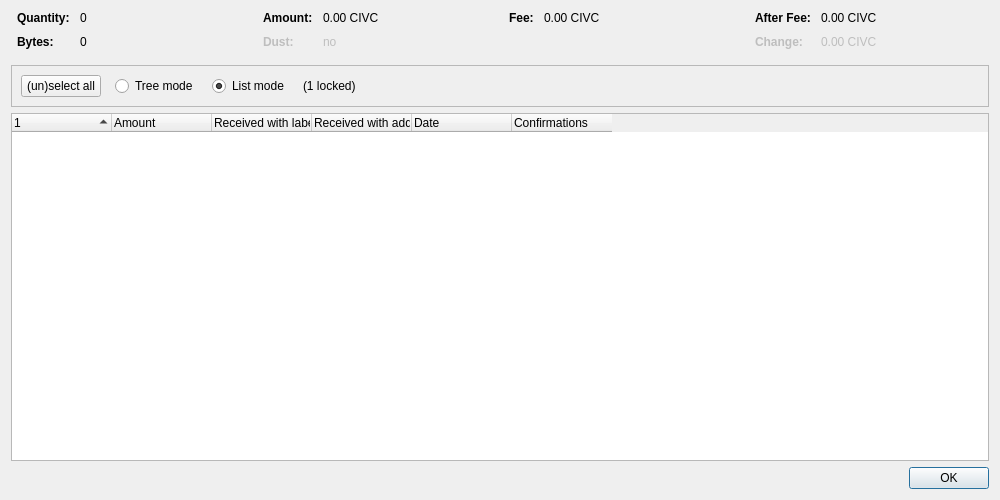
<?xml version="1.0" encoding="UTF-8"?>
<ui version="4.0">
 <class>CoinControlDialog</class>
 <widget class="QDialog" name="CoinControlDialog">
  <property name="geometry">
   <rect>
    <x>0</x>
    <y>0</y>
    <width>1000</width>
    <height>500</height>
   </rect>
  </property>
  <property name="windowTitle">
   <string>Coin Selection</string>
  </property>
  <layout class="QVBoxLayout" name="verticalLayout">
   <item>
    <layout class="QHBoxLayout" name="horizontalLayoutTop" stretch="0,0,0,0">
     <property name="topMargin">
      <number>0</number>
     </property>
     <property name="bottomMargin">
      <number>10</number>
     </property>
     <item>
      <layout class="QFormLayout" name="formLayoutCoinControl1">
       <property name="horizontalSpacing">
        <number>10</number>
       </property>
       <property name="verticalSpacing">
        <number>10</number>
       </property>
       <property name="leftMargin">
        <number>6</number>
       </property>
       <property name="rightMargin">
        <number>6</number>
       </property>
       <item row="0" column="0">
        <widget class="QLabel" name="labelCoinControlQuantityText">
         <property name="font">
          <font>
           <weight>75</weight>
           <bold>true</bold>
          </font>
         </property>
         <property name="text">
          <string>Quantity:</string>
         </property>
        </widget>
       </item>
       <item row="0" column="1">
        <widget class="QLabel" name="labelCoinControlQuantity">
         <property name="cursor">
          <cursorShape>IBeamCursor</cursorShape>
         </property>
         <property name="contextMenuPolicy">
          <enum>Qt::ActionsContextMenu</enum>
         </property>
         <property name="text">
          <string notr="true">0</string>
         </property>
         <property name="textInteractionFlags">
          <set>Qt::LinksAccessibleByMouse|Qt::TextSelectableByKeyboard|Qt::TextSelectableByMouse</set>
         </property>
        </widget>
       </item>
       <item row="1" column="0">
        <widget class="QLabel" name="labelCoinControlBytesText">
         <property name="font">
          <font>
           <weight>75</weight>
           <bold>true</bold>
          </font>
         </property>
         <property name="text">
          <string>Bytes:</string>
         </property>
        </widget>
       </item>
       <item row="1" column="1">
        <widget class="QLabel" name="labelCoinControlBytes">
         <property name="cursor">
          <cursorShape>IBeamCursor</cursorShape>
         </property>
         <property name="contextMenuPolicy">
          <enum>Qt::ActionsContextMenu</enum>
         </property>
         <property name="text">
          <string notr="true">0</string>
         </property>
         <property name="textInteractionFlags">
          <set>Qt::LinksAccessibleByMouse|Qt::TextSelectableByKeyboard|Qt::TextSelectableByMouse</set>
         </property>
        </widget>
       </item>
      </layout>
     </item>
     <item>
      <layout class="QFormLayout" name="formLayoutCoinControl2">
       <property name="horizontalSpacing">
        <number>10</number>
       </property>
       <property name="verticalSpacing">
        <number>10</number>
       </property>
       <property name="leftMargin">
        <number>6</number>
       </property>
       <property name="rightMargin">
        <number>6</number>
       </property>
       <item row="0" column="0">
        <widget class="QLabel" name="labelCoinControlAmountText">
         <property name="font">
          <font>
           <weight>75</weight>
           <bold>true</bold>
          </font>
         </property>
         <property name="text">
          <string>Amount:</string>
         </property>
        </widget>
       </item>
       <item row="0" column="1">
        <widget class="QLabel" name="labelCoinControlAmount">
         <property name="cursor">
          <cursorShape>IBeamCursor</cursorShape>
         </property>
         <property name="contextMenuPolicy">
          <enum>Qt::ActionsContextMenu</enum>
         </property>
         <property name="text">
          <string notr="true">0.00 CIVC</string>
         </property>
         <property name="textInteractionFlags">
          <set>Qt::LinksAccessibleByMouse|Qt::TextSelectableByKeyboard|Qt::TextSelectableByMouse</set>
         </property>
        </widget>
       </item>
       <item row="1" column="0">
        <widget class="QLabel" name="labelCoinControlLowOutputText">
         <property name="enabled">
          <bool>false</bool>
         </property>
         <property name="font">
          <font>
           <weight>75</weight>
           <bold>true</bold>
          </font>
         </property>
         <property name="text">
          <string>Dust:</string>
         </property>
        </widget>
       </item>
       <item row="1" column="1">
        <widget class="QLabel" name="labelCoinControlLowOutput">
         <property name="enabled">
          <bool>false</bool>
         </property>
         <property name="cursor">
          <cursorShape>IBeamCursor</cursorShape>
         </property>
         <property name="contextMenuPolicy">
          <enum>Qt::ActionsContextMenu</enum>
         </property>
         <property name="text">
          <string notr="true">no</string>
         </property>
         <property name="textInteractionFlags">
          <set>Qt::LinksAccessibleByMouse|Qt::TextSelectableByKeyboard|Qt::TextSelectableByMouse</set>
         </property>
        </widget>
       </item>
      </layout>
     </item>
     <item>
      <layout class="QFormLayout" name="formLayoutCoinControl3">
       <property name="horizontalSpacing">
        <number>10</number>
       </property>
       <property name="verticalSpacing">
        <number>10</number>
       </property>
       <property name="leftMargin">
        <number>6</number>
       </property>
       <property name="rightMargin">
        <number>6</number>
       </property>
       <item row="0" column="0">
        <widget class="QLabel" name="labelCoinControlFeeText">
         <property name="font">
          <font>
           <weight>75</weight>
           <bold>true</bold>
          </font>
         </property>
         <property name="text">
          <string>Fee:</string>
         </property>
        </widget>
       </item>
       <item row="0" column="1">
        <widget class="QLabel" name="labelCoinControlFee">
         <property name="cursor">
          <cursorShape>IBeamCursor</cursorShape>
         </property>
         <property name="contextMenuPolicy">
          <enum>Qt::ActionsContextMenu</enum>
         </property>
         <property name="text">
          <string notr="true">0.00 CIVC</string>
         </property>
         <property name="textInteractionFlags">
          <set>Qt::LinksAccessibleByMouse|Qt::TextSelectableByKeyboard|Qt::TextSelectableByMouse</set>
         </property>
        </widget>
       </item>
      </layout>
     </item>
     <item>
      <layout class="QFormLayout" name="formLayoutCoinControl4">
       <property name="horizontalSpacing">
        <number>10</number>
       </property>
       <property name="verticalSpacing">
        <number>10</number>
       </property>
       <property name="leftMargin">
        <number>6</number>
       </property>
       <property name="rightMargin">
        <number>6</number>
       </property>
       <item row="0" column="0">
        <widget class="QLabel" name="labelCoinControlAfterFeeText">
         <property name="font">
          <font>
           <weight>75</weight>
           <bold>true</bold>
          </font>
         </property>
         <property name="text">
          <string>After Fee:</string>
         </property>
        </widget>
       </item>
       <item row="0" column="1">
        <widget class="QLabel" name="labelCoinControlAfterFee">
         <property name="cursor">
          <cursorShape>IBeamCursor</cursorShape>
         </property>
         <property name="contextMenuPolicy">
          <enum>Qt::ActionsContextMenu</enum>
         </property>
         <property name="text">
          <string notr="true">0.00 CIVC</string>
         </property>
         <property name="textInteractionFlags">
          <set>Qt::LinksAccessibleByMouse|Qt::TextSelectableByKeyboard|Qt::TextSelectableByMouse</set>
         </property>
        </widget>
       </item>
       <item row="1" column="0">
        <widget class="QLabel" name="labelCoinControlChangeText">
         <property name="enabled">
          <bool>false</bool>
         </property>
         <property name="font">
          <font>
           <weight>75</weight>
           <bold>true</bold>
          </font>
         </property>
         <property name="text">
          <string>Change:</string>
         </property>
        </widget>
       </item>
       <item row="1" column="1">
        <widget class="QLabel" name="labelCoinControlChange">
         <property name="enabled">
          <bool>false</bool>
         </property>
         <property name="cursor">
          <cursorShape>IBeamCursor</cursorShape>
         </property>
         <property name="contextMenuPolicy">
          <enum>Qt::ActionsContextMenu</enum>
         </property>
         <property name="text">
          <string notr="true">0.00 CIVC</string>
         </property>
         <property name="textInteractionFlags">
          <set>Qt::LinksAccessibleByMouse|Qt::TextSelectableByKeyboard|Qt::TextSelectableByMouse</set>
         </property>
        </widget>
       </item>
      </layout>
     </item>
    </layout>
   </item>
   <item>
    <widget class="QFrame" name="frame">
     <property name="minimumSize">
      <size>
       <width>0</width>
       <height>40</height>
      </size>
     </property>
     <property name="frameShape">
      <enum>QFrame::StyledPanel</enum>
     </property>
     <property name="frameShadow">
      <enum>QFrame::Sunken</enum>
     </property>
     <layout class="QHBoxLayout" name="horizontalLayout">
      <item>
       <layout class="QHBoxLayout" name="horizontalLayoutPanel" stretch="0,0,0,0,0">
        <property name="spacing">
         <number>14</number>
        </property>
        <item>
         <widget class="QPushButton" name="pushButtonSelectAll">
          <property name="sizePolicy">
           <sizepolicy hsizetype="Maximum" vsizetype="Fixed">
            <horstretch>0</horstretch>
            <verstretch>0</verstretch>
           </sizepolicy>
          </property>
          <property name="text">
           <string>(un)select all</string>
          </property>
          <property name="autoDefault">
           <bool>false</bool>
          </property>
         </widget>
        </item>
        <item>
         <widget class="QRadioButton" name="radioTreeMode">
          <property name="sizePolicy">
           <sizepolicy hsizetype="Maximum" vsizetype="Fixed">
            <horstretch>0</horstretch>
            <verstretch>0</verstretch>
           </sizepolicy>
          </property>
          <property name="text">
           <string>Tree mode</string>
          </property>
         </widget>
        </item>
        <item>
         <widget class="QRadioButton" name="radioListMode">
          <property name="sizePolicy">
           <sizepolicy hsizetype="Maximum" vsizetype="Fixed">
            <horstretch>0</horstretch>
            <verstretch>0</verstretch>
           </sizepolicy>
          </property>
          <property name="text">
           <string>List mode</string>
          </property>
          <property name="checked">
           <bool>true</bool>
          </property>
         </widget>
        </item>
        <item>
         <widget class="QLabel" name="labelLocked">
          <property name="text">
           <string notr="true">(1 locked)</string>
          </property>
         </widget>
        </item>
        <item>
         <spacer name="horizontalSpacer">
          <property name="orientation">
           <enum>Qt::Horizontal</enum>
          </property>
          <property name="sizeHint" stdset="0">
           <size>
            <width>40</width>
            <height>20</height>
           </size>
          </property>
         </spacer>
        </item>
       </layout>
      </item>
     </layout>
    </widget>
   </item>
   <item>
    <widget class="CoinControlTreeWidget" name="treeWidget">
     <property name="contextMenuPolicy">
      <enum>Qt::CustomContextMenu</enum>
     </property>
     <property name="sortingEnabled">
      <bool>false</bool>
     </property>
     <property name="columnCount">
      <number>6</number>
     </property>
     <attribute name="headerShowSortIndicator" stdset="0">
      <bool>true</bool>
     </attribute>
     <attribute name="headerStretchLastSection">
      <bool>false</bool>
     </attribute>
     <column>
      <property name="text">
       <string/>
      </property>
     </column>
     <column>
      <property name="text">
       <string>Amount</string>
      </property>
     </column>
     <column>
      <property name="text">
       <string>Received with label</string>
      </property>
     </column>
     <column>
      <property name="text">
       <string>Received with address</string>
      </property>
     </column>
     <column>
      <property name="text">
       <string>Date</string>
      </property>
     </column>
     <column>
      <property name="text">
       <string>Confirmations</string>
      </property>
      <property name="toolTip">
       <string>Confirmed</string>
      </property>
     </column>
     <column>
      <property name="text">
       <string/>
      </property>
     </column>
     <column>
      <property name="text">
       <string/>
      </property>
     </column>
     <column>
      <property name="text">
       <string/>
      </property>
     </column>
     <column>
      <property name="text">
       <string/>
      </property>
     </column>
    </widget>
   </item>
   <item>
    <widget class="QDialogButtonBox" name="buttonBox">
     <property name="orientation">
      <enum>Qt::Horizontal</enum>
     </property>
     <property name="standardButtons">
      <set>QDialogButtonBox::Ok</set>
     </property>
    </widget>
   </item>
  </layout>
 </widget>
 <customwidgets>
  <customwidget>
   <class>CoinControlTreeWidget</class>
   <extends>QTreeWidget</extends>
   <header>qt/coincontroltreewidget.h</header>
  </customwidget>
 </customwidgets>
 <resources/>
 <connections/>
</ui>
